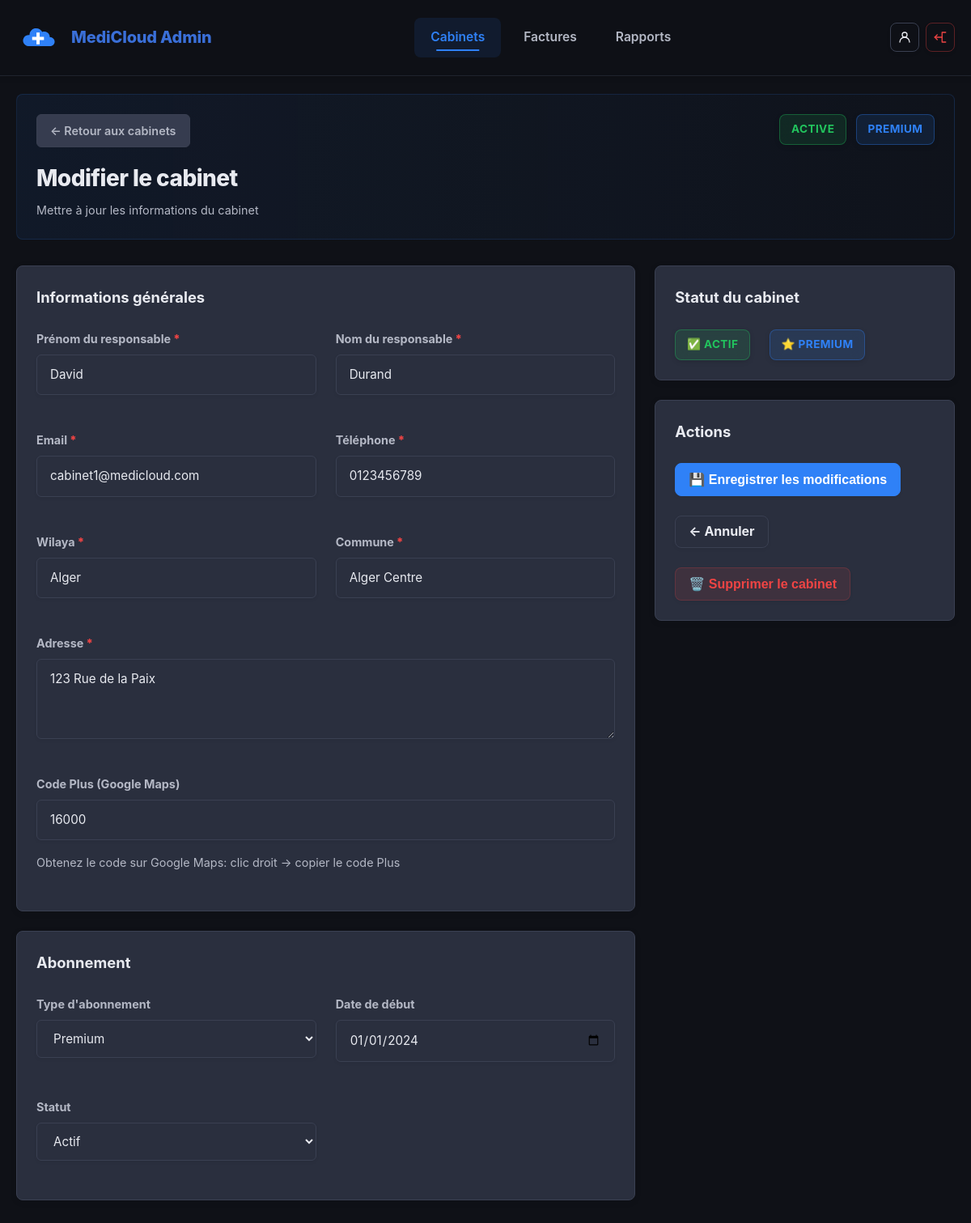
The page /MediCloud/admin/cabinet-edit.php?id=1 (signed in) on the database its author committed.
### tables this page shows
CREATE TABLE cabinets (
    id INT AUTO_INCREMENT PRIMARY KEY,
    nom_cabinet VARCHAR(255) NOT NULL,
    prenom VARCHAR(100),
    nom VARCHAR(100),
    email VARCHAR(255) UNIQUE,
    telephone VARCHAR(20),
    wilaya VARCHAR(100),
    commune VARCHAR(100),
    adresse TEXT,
    tarif DECIMAL(10, 2) DEFAULT 0,
    plus_code VARCHAR(50),
    name VARCHAR(255),
    address TEXT,
    phone VARCHAR(20),
    specialty VARCHAR(100),
    description TEXT,
    database_name VARCHAR(100) COMMENT 'Cabinet database name (e.g., hippocare_1)',
    statut ENUM('active', 'pending', 'inactive') DEFAULT 'active',
    created_at TIMESTAMP DEFAULT CURRENT_TIMESTAMP,
    updated_at TIMESTAMP DEFAULT CURRENT_TIMESTAMP ON UPDATE CURRENT_TIMESTAMP,
    INDEX idx_wilaya (wilaya),
    INDEX idx_email (email),
    INDEX idx_status (statut),
    INDEX idx_database (database_name)
);

CREATE TABLE subscriptions (
    id INT AUTO_INCREMENT PRIMARY KEY,
    cabinet_id INT NOT NULL,
    type_abonnement VARCHAR(50) NOT NULL,
    date_debut DATE,
    date_fin DATE,
    status ENUM('active', 'expired', 'cancelled') DEFAULT 'active',
    created_at TIMESTAMP DEFAULT CURRENT_TIMESTAMP,
    updated_at TIMESTAMP DEFAULT CURRENT_TIMESTAMP ON UPDATE CURRENT_TIMESTAMP,
    FOREIGN KEY (cabinet_id) REFERENCES cabinets(id) ON DELETE CASCADE,
    INDEX idx_cabinet_id (cabinet_id),
    INDEX idx_status (status)
);

### MediCloud/admin/DB/cabinet_helper.php (called while the page is built, shortened)
<?php
function get_cabinet_by_id($conn, $cabinet_id) {
    $stmt = $conn->prepare("SELECT * FROM cabinets WHERE id = ? LIMIT 1");
    $stmt->bind_param("i", $cabinet_id);
    $stmt->execute();
    $result = $stmt->get_result();
    return $result->fetch_assoc();
}
function get_cabinet_stats($conn, $cabinet_id) {
    $stats = [];
    $stmt = $conn->prepare("SELECT COUNT(*) as count FROM subscriptions WHERE cabinet_id = ? AND status = 'active'");
    $stmt->bind_param("i", $cabinet_id);
    $stmt->execute();
    $stats['active_subscriptions'] = $stmt->get_result()->fetch_assoc()['count'];
    $stmt = $conn->prepare("SELECT COUNT(*) as count FROM invoices WHERE cabinet_id = ?");
    $stmt->bind_param("i", $cabinet_id);
    $stmt->execute();
    $stats['total_invoices'] = $stmt->get_result()->fetch_assoc()['count'];
    $stmt = $conn->prepare("SELECT SUM(amount) as total FROM invoices WHERE cabinet_id = ? AND status = 'paid'");
    $stmt->bind_param("i", $cabinet_id);
    $stmt->execute();
    $result = $stmt->get_result()->fetch_assoc();
    $stats['total_revenue'] = $result['total'] ?? 0;
    $stmt = $conn->prepare("SELECT * FROM subscriptions WHERE cabinet_id = ? ORDER BY date_debut DESC LIMIT 1");
    $stmt->bind_param("i", $cabinet_id);
    $stmt->execute();
    $stats['current_subscription'] = $stmt->get_result()->fetch_assoc();
    $stmt = $conn->prepare("SELECT * FROM invoices WHERE cabinet_id = ? ORDER BY created_at DESC LIMIT 5");
    $stmt->bind_param("i", $cabinet_id);
    $stmt->execute();
    $stats['recent_invoices'] = $stmt->get_result()->fetch_all(MYSQLI_ASSOC);
    return $stats;
}
?>

### MediCloud/admin/cabinet-edit.php (the view, shortened to what this page needs)
<?php
require_once 'DB/secure_page.php';
require_once 'DB/cabinet_helper.php';
$cabinet_id = $_GET['id'] ?? 0;
$cabinet = get_cabinet_by_id($conn, $cabinet_id);
$stats = get_cabinet_stats($conn, $cabinet_id);
$subscription = isset($stats['current_subscription']) ? $stats['current_subscription'] : null;
?>
<!DOCTYPE html>
<html lang="fr">
<head>
    <link rel="stylesheet" href="../assets/frontend/common.css" />
    <link rel="stylesheet" href="assets/frontend/admin.css" />
</head>
<body>
    <header class="header">
        <div class="header-inner">
            <a class="brand" href="dashboard.php">
                <img src="../assets/frontend/medicloud.svg" alt="" class="brand-logo" />
                <span class="brand-name">MediCloud Admin</span>
            </a>
            <nav class="nav">
                <a href="cabinet-list.php" class="nav-link active">Cabinets</a>
                <a href="invoice-list.php" class="nav-link">Factures</a>
                <a href="reports.php" class="nav-link">Rapports</a>
            </nav>
            <div class="header-actions">
                <a class="icon-btn" href="profile.php" aria-label="Mon profil">
                    <svg class="icon" viewBox="0 0 24 24" fill="none" stroke="currentColor" aria-hidden="true"><path d="M12 12a4 4 0 1 0 0-8a4 4 0 0 0 0 8z" stroke-width="1.75" stroke-linecap="round" stroke-linejoin="round"/><path d="M4 20a8 8 0 0 1 16 0" stroke-width="1.75" stroke-linecap="round" stroke-linejoin="round"/></svg>
                </a>
                <a class="icon-btn danger" href="DB/logout.php" aria-label="Déconnexion">
                </a>
            </div>
        </div>
    </header>
    <main class="page-container">
        <div class="page-header-horizontal">
            <div>
                <a href="cabinet-list.php" class="breadcrumb">← Retour aux cabinets</a>
                <h1 class="page-title">Modifier le cabinet</h1>
                <p class="page-subtitle">Mettre à jour les informations du cabinet</p>
            </div>
            <div class="flex gap-1">
                <span class="badge badge-<?= htmlspecialchars($cabinet['statut']) ?>"><?= ucfirst(htmlspecialchars($cabinet['statut'])) ?></span>
                <?php if ($subscription): ?>
                <span class="badge badge-<?= htmlspecialchars($subscription['type_abonnement']) ?>"><?= ucfirst(htmlspecialchars($subscription['type_abonnement'])) ?></span>
                <?php endif; ?>
            </div>
        </div>
        <form action="cabinet-edit.php?id=<?= $cabinet_id ?>" method="POST" class="edit-form">
            <div class="grid grid-3 gap-2">
                <div style="grid-column: span 2;">
                    <div class="card padded mb-3">
                        <h2 class="card-title mb-3">Informations générales</h2>
                        <div class="grid grid-2 gap-2">
                            <div class="form-group">
                                <label for="prenom" class="form-label required">Prénom du responsable</label>
                                <input type="text" id="prenom" name="prenom" class="form-input" value="<?= htmlspecialchars($cabinet['prenom'] ?? '') ?>" placeholder="Prénom" required />
                            </div>
                            <div class="form-group">
                                <label for="nom" class="form-label required">Nom du responsable</label>
                                <input type="text" id="nom" name="nom" class="form-input" value="<?= htmlspecialchars($cabinet['nom'] ?? '') ?>" placeholder="Nom" required />
                            </div>
                            <div class="form-group">
                                <label for="email" class="form-label required">Email</label>
                                <input type="email" id="email" name="email" class="form-input" value="<?= htmlspecialchars($cabinet['email']) ?>" required />
                            </div>
                            <div class="form-group">
                                <label for="phone" class="form-label required">Téléphone</label>
                                <input type="tel" id="phone" name="telephone" class="form-input" value="<?= htmlspecialchars($cabinet['telephone']) ?>" required />
                            </div>
                            <div class="form-group">
                                <label for="wilaya" class="form-label required">Wilaya</label>
                                <input type="text" id="wilaya" name="wilaya" class="form-input" value="<?= htmlspecialchars($cabinet['wilaya']) ?>" required />
                            </div>
                            <div class="form-group">
                                <label for="commune" class="form-label required">Commune</label>
                                <input type="text" id="commune" name="commune" class="form-input" value="<?= htmlspecialchars($cabinet['commune']) ?>" required />
                            </div>
                            <div class="form-group" style="grid-column: span 2;">
                                <label for="address" class="form-label required">Adresse</label>
                                <textarea id="address" name="adresse" class="form-textarea" rows="3" required><?= htmlspecialchars($cabinet['adresse']) ?></textarea>
                            </div>
                            <div class="form-group" style="grid-column: span 2;">
                                <label class="form-label" for="plus_code">Code Plus (Google Maps)</label>
                                <input class="form-input" id="plus_code" type="text" name="plus_code" placeholder="Ex: P3PP+VQJ Kouba" value="<?= htmlspecialchars($cabinet['plus_code']) ?>" />
                                <p class="subtitle mt-1">Obtenez le code sur Google Maps: clic droit → copier le code Plus</p>
                            </div>
                        </div>
                    </div>
                    <div class="card padded mb-3">
                        <h2 class="card-title mb-3">Abonnement</h2>
                        <div class="grid grid-2 gap-2">
                            <div class="form-group">
                                <label for="subscription-plan" class="form-label">Type d'abonnement</label>
                                <select id="subscription-plan" name="type_abonnement" class="form-select">
                                    <option value="premium" <?= ($subscription['type_abonnement'] ?? '') === 'premium' ? 'selected' : '' ?>>Premium</option>
                                </select>
                            </div>
                            <div class="form-group">
                                <label for="start-date" class="form-label">Date de début</label>
                                <input type="date" id="start-date" name="date_debut" class="form-input" value="<?= htmlspecialchars($subscription['date_debut'] ?? '') ?>" />
                            </div>
                            <div class="form-group">
                                <label for="statut" class="form-label">Statut</label>
                                <select id="statut" name="statut" class="form-select">
                                    <option value="active" <?= $cabinet['statut'] === 'active' ? 'selected' : '' ?>>Actif</option>
                                </select>
                            </div>
                        </div>
                    </div>
                </div>
                <div>
                    <div class="card padded mb-3">
                        <h2 class="card-title mb-3">Statut du cabinet</h2>
                        <div class="flex flex-column gap-2">
                            <span class="badge badge-actif">✅ Actif</span>
                            <span class="badge badge-premium">⭐ Premium</span>
                        </div>
                    </div>
                    <div class="card padded">
                        <h2 class="card-title mb-3">Actions</h2>
                        <div class="flex flex-column gap-2">
                            <button type="submit" class="btn btn-primary btn-block">
                                💾 Enregistrer les modifications
                            </button>
                            <a href="cabinet-details.php?id=<?= $cabinet_id ?>" class="btn btn-ghost btn-block">
                                ← Annuler
                            </a>
                            <form style="display:inline;" action="cabinet-edit.php?id=<?= $cabinet_id ?>&action=delete" method="POST" onsubmit="return confirm('Êtes-vous sûr ? Cette action est irréversible.');">
                                <button type="submit" class="btn btn-danger btn-block">
                                    🗑️ Supprimer le cabinet
                                </button>
                            </form>
                        </div>
                    </div>
                </div>
            </div>
        </form>
    </main>
</body>
</html>

### MediCloud/assets/frontend/common.css (style rules this page uses)
:root { --primary: #2F81F7; --primary-600: #3B8CFF; --primary-100: rgba(47, 129, 247, 0.15); --accent: #3B8CFF; --accent-600: #2C74D6; --heading: #3A6FD8; --bg-dark: #1a1d29; --surface: #2a2f3e; --surface-light: #363c4f; --alt: #232836; --text: #e8eaf0; --text-secondary: #b4b8c5; --muted: #838a9d; --border: #3a4052; --shadow-sm: 0 1px 3px rgba(0, 0, 0, 0.3); --shadow: 0 4px 12px rgba(0, 0, 0, 0.4); --shadow-lg: 0 10px 30px rgba(0, 0, 0, 0.5); --success: #22c55e; --warning: #f59e0b; --danger: #ef4444; --transition: 0.3s ease; --radius-sm: 0.5rem; --radius-md: 0.75rem; --radius-lg: 1rem; --radius-xl: 1.25rem; --radius-full: 2rem; }
* { box-sizing: border-box; margin: 0; padding: 0; }
html { scroll-behavior: smooth; }
html, body { height: 100%; }
body { font-family: "Inter", ui-sans-serif, system-ui, -apple-system, "Segoe UI", Roboto, Arial, sans-serif; font-size: 15px; line-height: 1.6; color: var(--text); background: #0f1117; position: relative; overflow-x: hidden; }
.btn { display: inline-block; padding: 0.875rem 2.25rem; border-radius: var(--radius-md); font-weight: 700; font-size: 1rem; text-decoration: none; transition: var(--transition); border: none; cursor: pointer; text-align: center; }
.btn-primary { background: var(--primary); color: white; box-shadow: 0 4px 16px rgba(47, 129, 247, 0.35); }

### rows shown on the page
cabinets: statut "ACTIVE", prenom "David", nom "Durand", email "cabinet1@medicloud.com", telephone "0123456789", wilaya "Alger", commune "Alger Centre", adresse "123 Rue de la Paix", plus_code "16000", statut "Actif"
subscriptions: type_abonnement "PREMIUM", type_abonnement "Premium", date_debut "01/01/2024"
